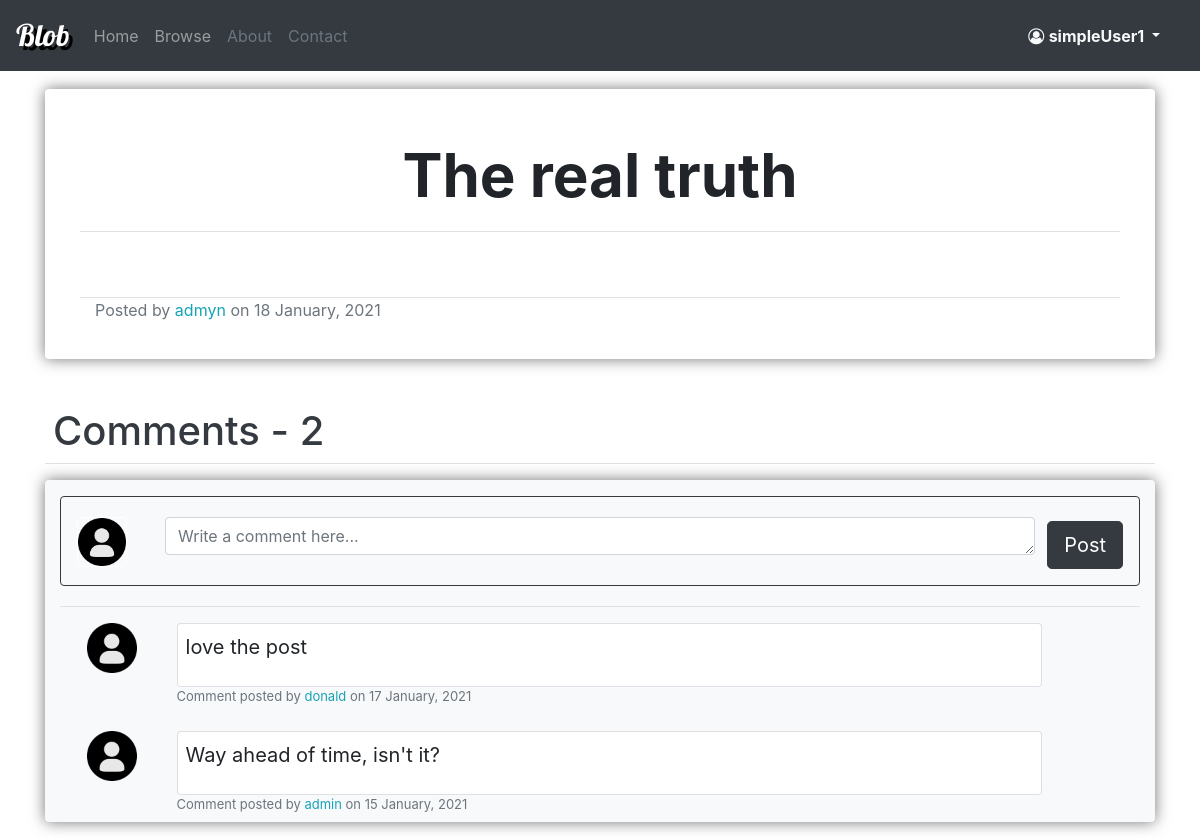
Screenshot of /post/10/ (signed in) with the database file from the repository.
### blog/models.py (models this page shows, shortened)
class Post(models.Model):
    title = models.CharField(max_length = 100)
    content = tinymce_models.HTMLField()
    date = models.DateTimeField(default=timezone.now)
    author = models.ForeignKey(User, on_delete=models.CASCADE)

class Comment(models.Model):
    author = models.ForeignKey(User, on_delete=models.CASCADE)
    post = models.ForeignKey(Post, on_delete=models.CASCADE)
    content = models.TextField(max_length=250)
    date = models.DateTimeField(default=timezone.now)

### blog/views/post_views.py (the view)
# urls.py: path('post/<int:pk>/', views.post_view, name='blog-post-view'),
def post_view(request, pk):
    found_post = get_object_or_404(Post, pk=pk)
    comments = Comment.objects.filter(post=found_post).order_by("-date")
    if request.method == "POST":
        comment_form = CommentCreationForm(request.POST)
        if comment_form.is_valid():
            created_comment = comment_form.save(commit=False)
            created_comment.author = request.user
            created_comment.post = found_post
            created_comment.save()
            return redirect(request.path)
    else:
        comment_form = CommentCreationForm()
    context = {
        "post": found_post,
        "comments": comments,
        "form": comment_form,
        "comments_count": comments.count(),
        "title": found_post.title,
    }
    return render(request, "blog/posts/post_view.html", context)

### blog/forms.py
class CommentCreationForm(forms.ModelForm):
    class Meta:
        model = Comment
        fields = ["content"]
        widgets = {
            'content': forms.Textarea(attrs={'rows': 1, 'placeholder':'Write a comment here...','class':'form-control'}),
        }

### account/models.py (called while the page is built)
    def get_picture(self):
        if os.path.exists(self.picture.path):
            return self.picture.url
        return DEFAULT_PICTURE_URL

### blog/templates/blog/posts/post_view.html (shortened to what this page needs)
{% extends "blog/basic.html" %}
{% load crispy_forms_tags %}
{% block dependencies %}
    {% load static %}
    <link rel="stylesheet" type="text/css" href="{% static 'blog/postStyle.css' %}">
{% endblock dependencies %}
{% block content_big %}
    <div class="post-detail rounded">
        <div class="row mb-5 border-bottom ">
            <div class="col-md">
                <h1 class="post-title">
                    {{ post.title }}
                </h1>
            </div>
        </div>
        <div class="row">
            <div class="col-md ">
            </div>
        </div>
        <div class="row border-bottom mt-3">
        </div>
        <div class="row">
            <div class="col-md">
                <div class="text-muted">
                    Posted by <a href="{% url 'account-profile-inspect' post.author.id %}" class="text-info"> {{ post.author.username }} </a> on
                    {{ post.date|date:"d F, Y" }}
                </div>
            </div>
        </div>
        <div class="row mt-3">
            <div class="col-md">
            </div>
        </div>
    </div>
    <div class="mt-5 border-bottom">
        <h1 class="text-dark ml-2 ">Comments - <span class="" > {{ comments_count }}</span> </h1>
    </div>
    <div class="post-comment-section mt-3 container bg-light rounded">
        <div class="row mt-2 ">
            <div class="col-md">
                {% if user.is_authenticated %}
                    <div class="col-md mt-3 mb-3 rounded border border-dark p-2">
                        <form method="post" class="mt-1 " >
                            <div class="form-row  p-2">
                                <div class="col-md-1">
                                    <img class="rounded border border-white" src="{{ user.profile.get_picture }}" width="50" height="50" alt="Picture">
                                </div>
                                <div class="col-md">
                                    <fieldset class="">
                                        {{ form.content }}
                                    </fieldset>
                                </div>
                                <div class="col-md-1">
                                    <fieldset class="">
                                        <button class="btn btn-dark btn-lg mt-1 pull-right" type="submit"> Post </button>
                                    </fieldset>
                                </div>
                            </div>
                        </form>
                    </div>
                {% else %}
                    <div class="col-md mt-3 mb-3 rounded border border-dark p-2 text-center">
                        <h4>
                            You have to be <a href="{% url 'login' %}?next={{ request.path }}" class="text-info">logged in</a>  to comment.
                        </h4>
                    </div>
                {% endif %}
            </div>
        </div>
        <div class="mt-1 border-top">
            {% for comment in comments %}
                <div class="row mt-2 p-2 ml-1 ">
                    <div class="col-md-1">
                        <img class="rounded" src="{{ comment.author.profile.get_picture }}" width="50" height="50" alt="Picture">
                    </div>
                    <div class="col-md">
                        <div class="card comment-content border-bottom p-2 bg-white rounded ">
                            <div style="word-break: break-word;">
                                <p class="text-break">
                                    {{ comment.content }}
                                </p>
                            </div>
                        </div>
                        <div class="text-muted comment-detail">
                            Comment posted by <a href="{% url 'account-profile-inspect' comment.author.id %}" class="text-info">{{ comment.author.username }}</a> on {{ comment.date|date:"d F, Y"}}
                        </div>
                    </div>
                    <div class="col-md-1">
                    </div>
                </div>
            {% endfor %}
        </div>
    </div>
{% endblock content_big %}

### blog/templates/blog/basic.html (shortened to what this page needs)
<!DOCTYPE html>
<html lang="en">
<head>
    <link rel="stylesheet" href="https://maxcdn.bootstrapcdn.com/bootstrap/4.0.0/css/bootstrap.min.css">
    <link rel="stylesheet" href="https://cdnjs.cloudflare.com/ajax/libs/font-awesome/4.7.0/css/font-awesome.min.css">
    {% load static %}
    <link rel="stylesheet" type="text/css" href="{% static 'blog/basicStyle.css' %}">
    {% block dependencies %}
    {% endblock dependencies %}
</head>
<body>
    <nav class="navbar navbar-expand-lg navbar-dark bg-dark">
        <a class="navbar-brand brand-name" href="{% url 'blog-home' %}">Blob</a>
        <div class="collapse navbar-collapse" id="navbarNav">
          <ul class="navbar-nav mr-auto">
            <li class="nav-item">
              <a class="nav-link" href="{% url 'blog-home' %}">Home</a>
            </li>
            <li class="nav-item">
              <a class="nav-link" href="{% url 'blog-browse' %}">Browse</a>
            </li>
            <li class="nav-item">
              <a class="nav-link text-muted" href="{% url 'blog-about' %}">About</a>
            </li>
            <li class="nav-item">
              <a class="nav-link text-muted" href="{% url 'blog-contacts' %}">Contact</a>
            </li>
          </ul>
          <ul class="navbar-nav mr-3 ">
            {% if user.is_authenticated %}
            <li class="nav-item dropdown ">
              <a class="nav-link dropdown-toggle text-light" href="#" id="navbarDropdown" role="button" data-toggle="dropdown" aria-haspopup="true" aria-expanded="false">
                <i class="fa fa-user-circle-o " aria-hidden="true"></i>
                <b> {{ user.username }} </b>
              </a>
            </li>
            {% endif %}
          </ul>
        </div>
      </nav>
    <div class="container mt-3">
        <div class="row">
            <div class="col md-8">
            </div>
        </div>
        <div class="row">
            <div class="col-md-2"></div>
            <div class="col-md-6">
            </div>
        </div>
        <div class="row">
          <div class="col-md">
              {% block content_big %}
              {% endblock content_big %}
          </div>
        </div>
    </div>
</body>
</html>

### blog/static/blog/basicStyle.css (style rules this page uses)
.brand-name { font-family: "Lobster"; font-size: 30px; color: white; text-shadow: 4px 4px #000; }

### blog/static/blog/postStyle.css (style rules this page uses)
.post-detail { box-shadow: 0px 0px 15px rgba(83, 82, 82, 0.795); padding-left: 50px; padding-right: 50px; padding-top: 50px; padding-bottom: 20px; }
.post-title { margin-bottom: 20px; font-size: 60px; font-weight: bold; text-align: center; }
.post-comment-section { box-shadow: 0px 0px 15px rgba(83, 82, 82, 0.795); }
.comment-content { font-size: 20px; }
.comment-detail { font-size: small; }

### rows the page displays
Post: title "The real truth", author.username "admyn", date "18 January, 2021"
Comment: content "love the post", author.username "donald", date "17 January, 2021"
Comment: content "Way ahead of time, isn't it?", author.username "admin", date "15 January, 2021"

### other values shown
{{ user.username }} "simpleUser1"
{{ comments_count }} "2"
